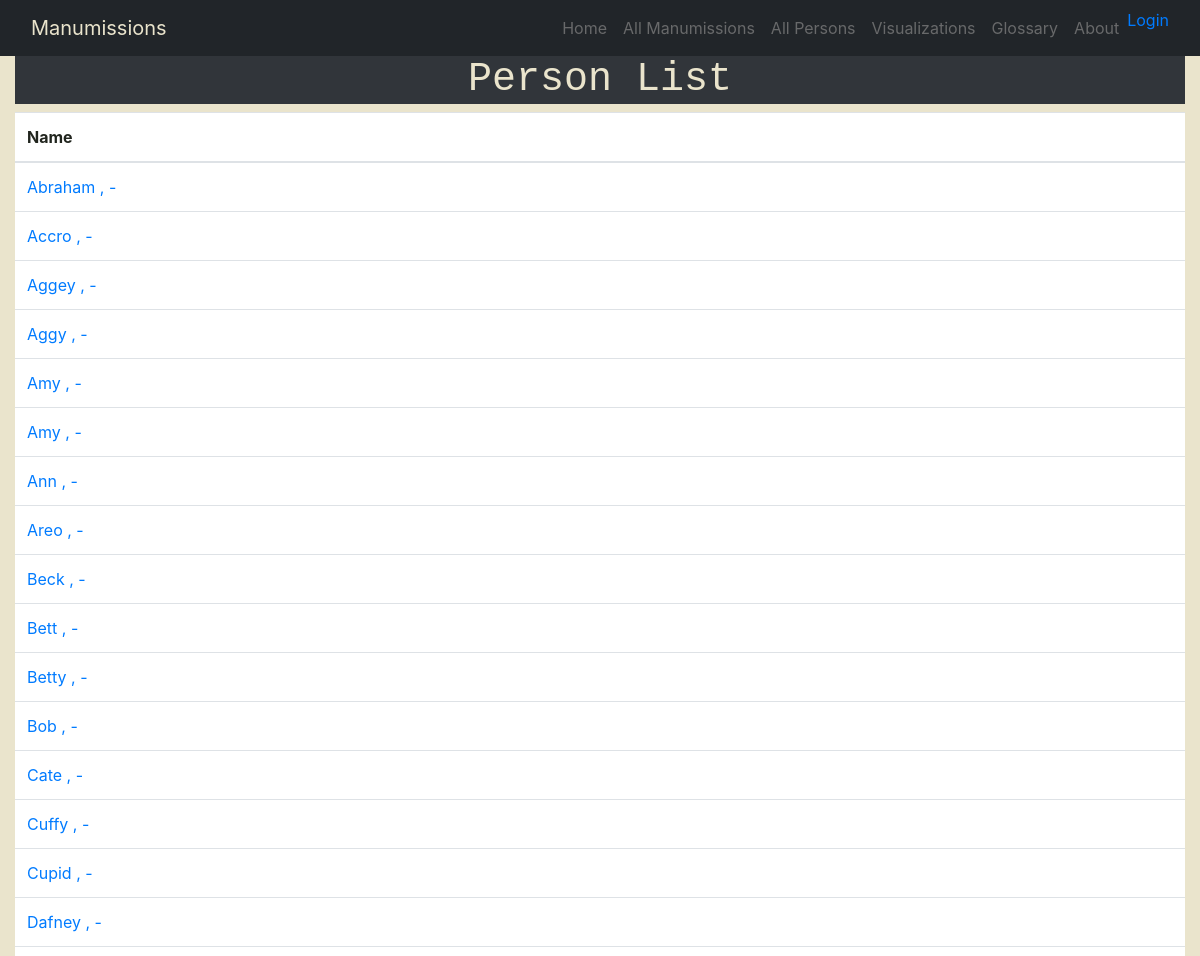
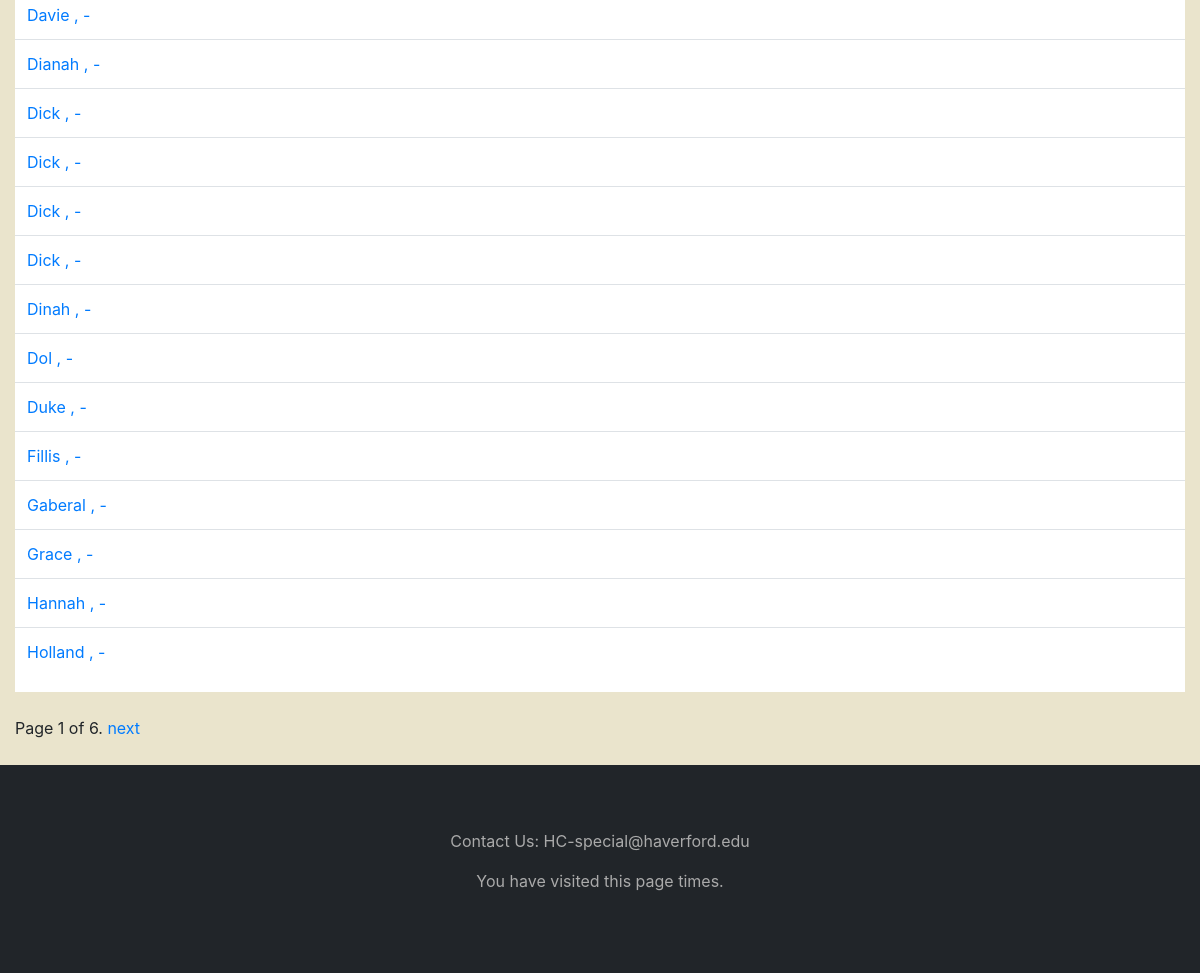
The app's page /persons/ with its own data (2 pictures, top to bottom).
### catalog/models.py (models this page shows, shortened)
class Person(models.Model):
    first_name = models.CharField(max_length=100, null=True)
    last_name = models.CharField(max_length=100, null=True, blank=True)
    alt_spelling_first_name = models.CharField(max_length=100, null=True, blank=True)
    alt_spelling_last_name = models.CharField(max_length=100, null=True, blank=True)
    abbreviated_first_name = models.CharField(max_length=100, null=True, blank=True)
    abbreviated_last_name = models.CharField(max_length=100, null=True, blank=True)
    role = models.ManyToManyField(Role, help_text="Select a role for this person")
    gender = models.ForeignKey('Gender', on_delete=models.SET_NULL, null=True)
    birth_place = models.ForeignKey('Birth_Place', on_delete=models.SET_NULL, null=True, blank=True)
    death_place = models.ForeignKey('Death_Place', on_delete=models.SET_NULL, null=True, blank=True)
    place_freed= models.ForeignKey('Place_Freed', on_delete=models.SET_NULL, null=True)
    age_freed= models.CharField('Age_Freed', max_length=5, help_text='Age when freedom occured', blank=True)
    age_listed= models.CharField('Age_Listed', max_length=5, help_text='Age listed on the Manumission Document', blank=True)
    year_manumitted= models.CharField('Year Manumission took effect', max_length=4, help_text='Year when freedom occured', blank=True)
    date_of_birth = models.DateField(null=True, blank=True)
    date_of_death = models.DateField(null=True, blank=True)
    def display_role(self):
        """Create a string for the Role. This is required to display roles in Admin."""
        return ', '.join(role.name for role in self.role.all()[:3])
    display_role.short_description = 'Roles played in any manumissions'
    class Meta:
        ordering = ['last_name', 'first_name']
    def get_absolute_url(self):
        return reverse('person-detail', args=[str(self.id)])

### catalog/views.py (the view)
# urls.py: path('persons/', views.PersonListView.as_view(), name='persons'),
class PersonListView(generic.ListView):
    model = Person
    paginate_by = 30

### catalog/templates/catalog/person_list.html
{% extends "base_generic.html" %}
{% block content %}
<div class="col-md-12" style="background: rgb(49,53,58);color: rgb(33, 37, 30);">
  <h1 class= "text-monospace text-center" style="color: #eae4cc;">Person List</h1>
</div>
<div class="table-responsive" style="background: rgb(255,255,255);color: rgb(33,37,30);">
  <table class="table">
      <thead style="color: rgb(33,37,30);">
          <tr>
              <th>Name</th>
          </tr>
      </thead>
      <tbody style="color: rgb(33,37,30);">
        {% if person_list %}
          {% for person in person_list %}
            <tr>
              <td>
                <a href="{{ person.get_absolute_url }}">
                {{ person.first_name }} {{person.last_name|default_if_none:" " }}, {{person.date_of_birth|default_if_none:""}} - {% if person.date_of_death %}{{person.date_of_death}}{% endif %}
                </a>
              </td>
            </tr>
          {% endfor %}
        {% else %}
          <tr>
            <td>There are no persons available.</td>
          </tr>
        {% endif %}
      </tbody>
  </table>
</div>
<div class="container"> <br> </div>
{% endblock %}

### records on screen
Person: first_name "Abraham"
Person: first_name "Accro"
Person: first_name "Aggey"
Person: first_name "Aggy"
Person: first_name "Amy"
Person: first_name "Amy"
Person: first_name "Ann"
Person: first_name "Areo"
Person: first_name "Beck"
Person: first_name "Bett"
Person: first_name "Betty"
Person: first_name "Bob"
Person: first_name "Cate"
Person: first_name "Cuffy"
Person: first_name "Cupid"
Person: first_name "Dafney"
Person: first_name "Davie"
Person: first_name "Dianah"
Person: first_name "Dick"
Person: first_name "Dick"
Person: first_name "Dick"
Person: first_name "Dick"
Person: first_name "Dinah"
Person: first_name "Dol"
Person: first_name "Duke"
Person: first_name "Fillis"
Person: first_name "Gaberal"
Person: first_name "Grace"
Person: first_name "Hannah"
Person: first_name "Holland"

### other values on screen
{{ page_obj.number }} "1"
{{ page_obj.paginator.num_pages }} "6"
